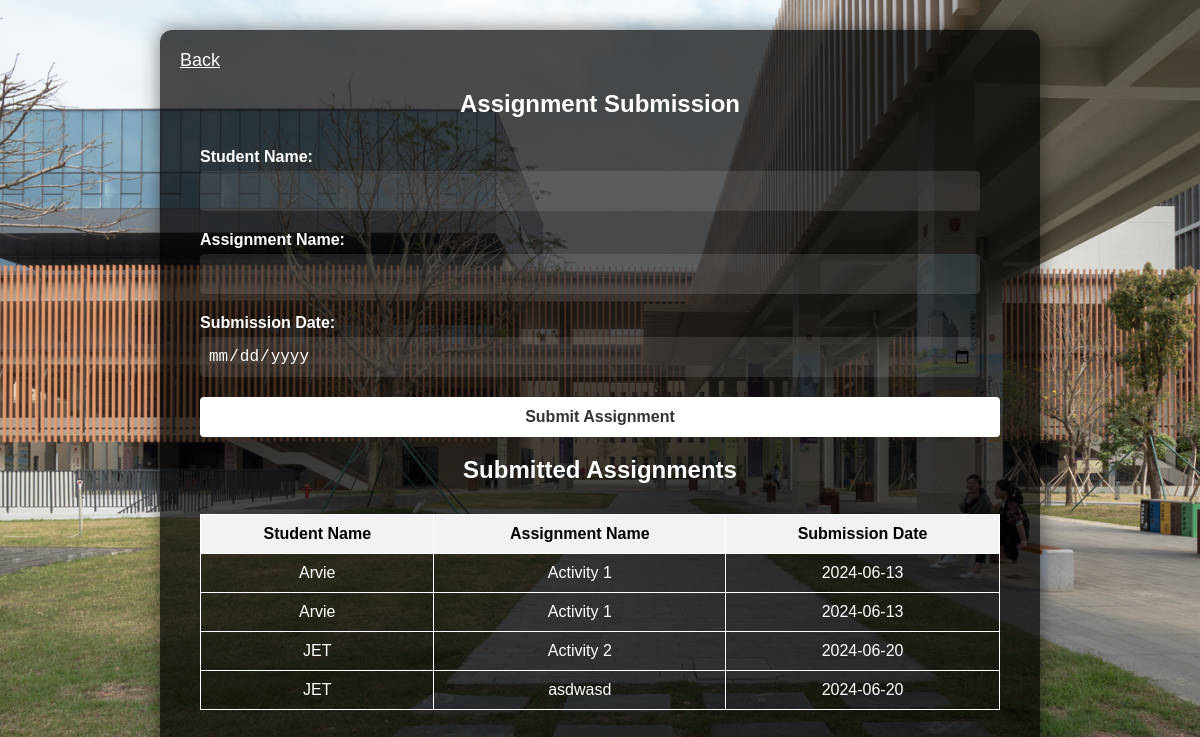
/University/test.php, run on the app's committed database.
### tables this page shows
CREATE TABLE `assignments` (
  `id` int(11) NOT NULL,
  `student_name` varchar(100) NOT NULL,
  `assignment_name` varchar(100) NOT NULL,
  `submission_date` date NOT NULL
);

### University/test.php (the view, shortened to what this page needs)
<!DOCTYPE html>
<html lang="en">
<head>
</head>
<body>
    <div class="wrapper">
    <a class="back-btn" href="Assigned.php"><i class="fas fa-arrow-left"></i> Back</a>
        <h2>Assignment Submission</h2>
        <form action="submit_assignment.php" method="post">
    <div class="input-box">
        <label for="student_name" style="color: #fff;">Student Name:</label>
        <input type="text" id="student_name" name="student_name" required>
    </div>
    <div class="input-box">
        <label for="assignment_name" style="color: #fff;">Assignment Name:</label>
        <input type="text" id="assignment_name" name="assignment_name" required>
    </div>
    <div class="input-box">
        <label for="submission_date" style="color: #fff;">Submission Date:</label>
        <input type="date" id="submission_date" name="submission_date" required>
    </div>
    <input type="submit" class="btn" value="Submit Assignment">
</form>
        <h2>Submitted Assignments</h2>
        <table>
            <thead>
                <tr>
                    <th style="color: #000;">Student Name</th>
                    <th style="color: #000;">Assignment Name</th>
                    <th style="color: #000;">Submission Date</th>
                </tr>
            </thead>
            <tbody>
                <?php
                require "connection.php";
                $sql = "SELECT * FROM assignments";
                $result = mysqli_query($conn, $sql);
                if (mysqli_num_rows($result) > 0) {
                    while ($row = mysqli_fetch_assoc($result)) {
                        echo "<tr>";
                        echo "<td>" . $row['student_name'] . "</td>";
                        echo "<td>" . $row['assignment_name'] . "</td>";
                        echo "<td>" . $row['submission_date'] . "</td>";
                        echo "</tr>";
                    }
                } else {
                    echo "<tr><td colspan='3'>No assignments submitted yet.</td></tr>";
                }
                ?>
            </tbody>
        </table>
    </div>
</body>
</html>

### University/test.php (style rules this page uses)
body { display: flex; justify-content: center; align-items: center; min-height: 100vh; background: url(image/Global.jpg) no-repeat; background-size: cover; background-position: center; margin: 0; font-family: Arial, sans-serif; color: #fff; }
.wrapper { width: 90%; max-width: 800px; background: rgba(0, 0, 0, 0.7); border-radius: 12px; padding: 40px; box-shadow: 0px 0px 20px 0px rgba(0,0,0,0.5); position: relative; }
.wrapper h2 { font-size: 24px; text-align: center; margin-bottom: 30px; }
.input-box { margin-bottom: 20px; }
.input-box label { display: block; margin-bottom: 5px; font-weight: bold; }
.input-box input { width: calc(100% - 20px); height: 40px; background: rgba(255, 255, 255, 0.1); border: none; outline: none; border-radius: 4px; color: #fff; font-size: 16px; padding: 8px; box-sizing: border-box; transition: background 0.3s ease, border-color 0.3s ease; }
.input-box input::placeholder { color: #ccc; }
.btn { width: 100%; height: 40px; background: #fff; border: none; border-radius: 4px; color: #333; font-size: 16px; font-weight: bold; cursor: pointer; transition: background 0.3s ease; }
table { width: 100%; border-collapse: collapse; margin-bottom: 20px; text-align: center; }
table th, table td { border: 1px solid #fff; padding: 10px; color: white; }
table th { background-color: #f2f2f2; }
.back-btn { position: absolute; left: 20px; top: 20px; background: transparent; border: none; font-size: 18px; color: #fff; cursor: pointer; }

### data on the page
assignments: student_name "Arvie", assignment_name "Activity 1", submission_date "2024-06-13"
assignments: student_name "Arvie", assignment_name "Activity 1", submission_date "2024-06-13"
assignments: student_name "JET", assignment_name "Activity 2", submission_date "2024-06-20"
assignments: student_name "JET", assignment_name "asdwasd", submission_date "2024-06-20"
